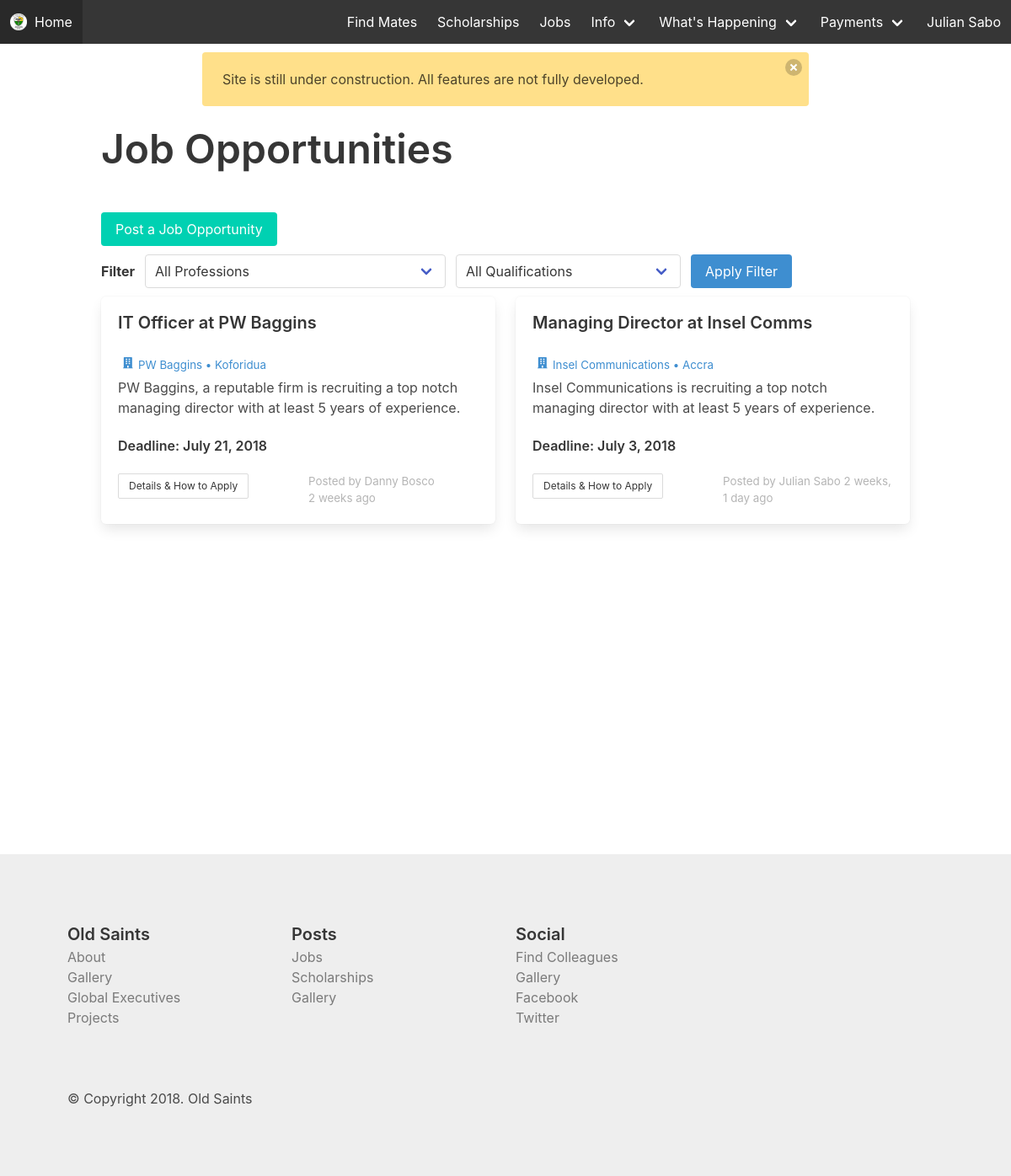
The page /jobs/ (signed in) on the database as committed earlier.
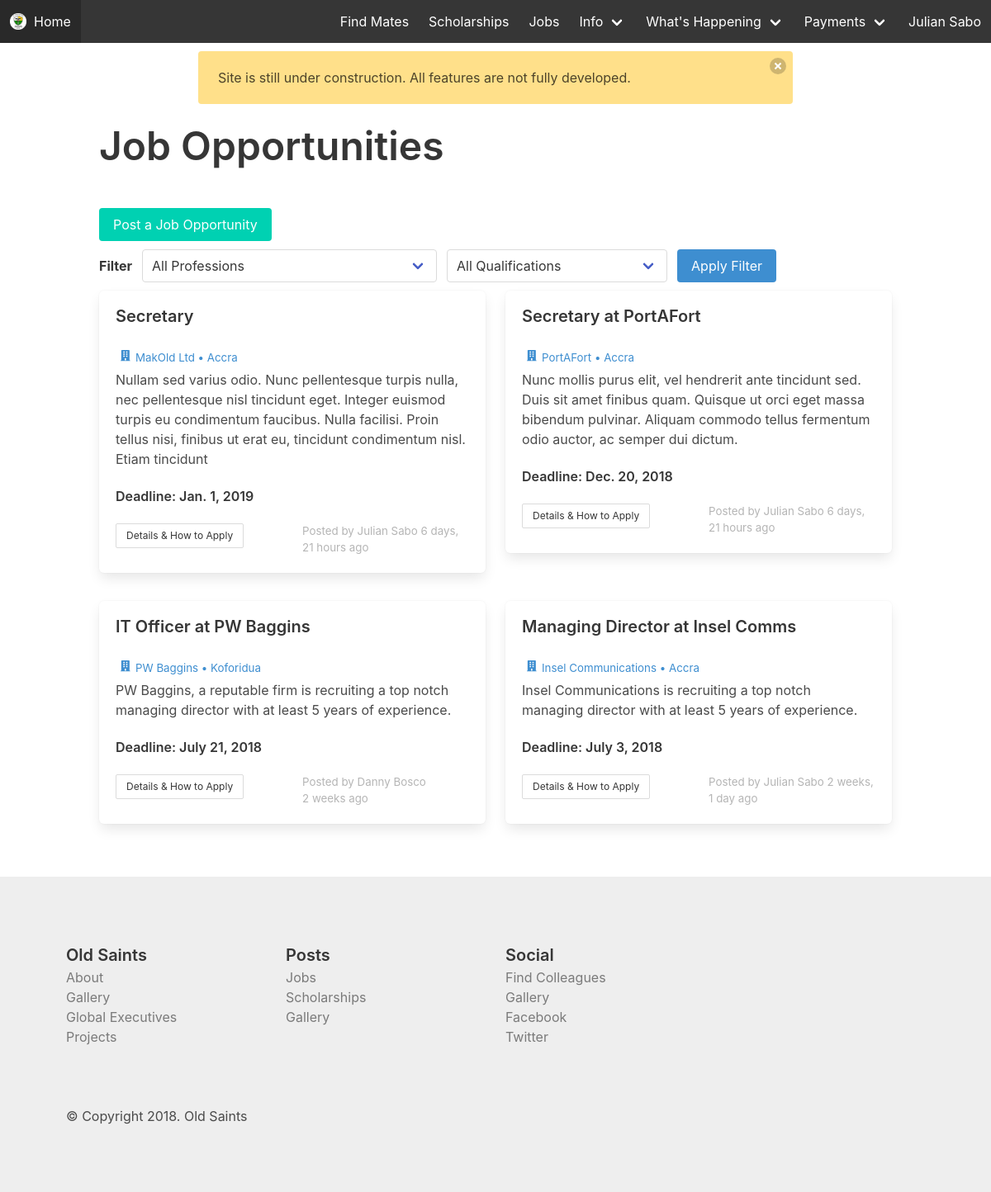
The same page on the database as committed later.
### web/models.py (models this page shows, shortened)
class Job(models.Model):
    post_title = models.CharField(max_length=70)
    position = models.CharField(max_length=70)
    short_description = models.CharField(max_length=250)
    job_description = models.TextField()
    salary_range = models.CharField(max_length=60)
    location = models.CharField(max_length=70)
    company = models.CharField(max_length=70)
    how_to_apply = models.CharField(max_length=70)
    date_added = models.DateTimeField(auto_now_add=True)
    qualifications = models.CharField(max_length=100)
    deadline = models.DateField()
    profession_type = models.CharField(max_length=100, default="General")
    posted_by = models.ForeignKey(Alumnum, related_name="jobs", on_delete=models.CASCADE)
    class Meta:
        ordering = ('-date_added', )

class Alumnum(models.Model):
    user = models.OneToOneField(User, related_name="alumnum", on_delete=models.CASCADE)
    mobile = models.CharField(max_length=17)
    telephone = models.CharField(max_length=17, blank=True)
    whatsapp = models.CharField(max_length=17, blank=True)
    facebook = models.CharField(max_length=100, blank=True)
    twitter = models.CharField(max_length=100, blank=True)
    instagram = models.CharField(max_length=100, blank=True)
    address_line_1 = models.CharField(max_length=50)
    address_line_2 = models.CharField(max_length=50)
    year_of_completion = models.IntegerField()
    exam_type = models.CharField(max_length=20) # o/a level, sss, wassce
    house = models.ForeignKey(House, related_name="alumni", on_delete=models.CASCADE)
    chapter = models.ForeignKey(Chapter, related_name="alumni", on_delete=models.CASCADE)
    member_id = models.CharField(max_length=20)
    profession = models.CharField(max_length=100)
    nickname = models.CharField(max_length=70, blank=True)
    reference_1 = models.TextField(blank=True)
    reference_2 = models.TextField(blank=True)
    verified = models.BooleanField(default=False)
    executive = models.BooleanField(default=False)
    class Meta:
        verbose_name_plural = "Alumni"
    def __str__(self):
        return self.user.get_full_name()

### web/views.py (the view)
# urls.py: url(r'^jobs/$', views.jobs, name="jobs"),
@login_required
def jobs(request):
    q_jobs = Job.objects.all()
    context = {
        "professions": PROFESSIONS
    }
    if request.GET.get('f', 0):
        profession = request.GET.get('profession', 'all')
        if not profession == 'all':
            q_jobs = q_jobs.filter(profession_type=profession)
        context['profession'] = profession
    context['jobs'] = q_jobs.all()
    return render(request, "web/jobs.html", context)

### web/templates/web/jobs.html (shortened to what this page needs)
{% extends "web/base.html" %} {% block main_title %} Jobs {% endblock main_title %} {% block content %}
<div class="container">
    <div style="margin-top: 10px;">
        <p class="is-1 title" style="margin-bottom: 1em;">
            Job Opportunities
        </p>
        <a href="{% url 'web:create_job_post' %}" class="button is-primary">Post a Job Opportunity</a>
        <form action="{% url 'web:jobs' %}" method="GET">
            <div class="level" style="margin-top: 10px;">
                <div class="level-left">
                    <div class="level-item">
                        <strong>Filter</strong>
                    </div>
                    <div class="level-item">
                        <div class="control">
                            <div class="select">
                                <select name="profession" id="">
                                    <option value="all">All Professions</option>
                                </select>
                            </div>
                        </div>
                    </div>
                    <div class="level-item">
                        <div class="control">
                            <div class="select">
                                <select name="qualification" id="">
                                    <option value="all">All Qualifications</option>
                                </select>
                            </div>
                        </div>
                    </div>
                    <div class="level-item">
                        <button class="button is-info">Apply Filter</button>
                    </div>
                </div>
            </div>
        </form>
    </div>
    <div class="columns is-multiline is-mobile">
        {% for job in jobs %}
        <div class="column is-half">
            <div class="box" style="margin-top: 10px;">
                <h5 class="is-5 title">{{ job.post_title }}</h5>
                <p style="font-size: 10pt; margin-bottom: 5px;" class="has-text-info">
                    <span class="icon">
                        <i class="fas fa-building"></i>
                    </span>{{ job.company }} &bull; {{ job.location }}</p>
                <p>{{ job.short_description }}</p>
                <br>
                <p class="is-6 title">Deadline: {{job.deadline}}</p>
                <div class="columns">
                    <div class="column">
                        <a class="button is-small" href="{% url 'web:job_detail' job.id %}">Details &amp; How to Apply</a>
                    </div>
                    <div class="column">
                        <p class="has-text-grey-light" style="font-size: 10pt;">Posted by {{job.posted_by}} {{job.date_added|timesince}} ago</p>
                    </div>
                </div>
            </div>
        </div>
        {% endfor %}
    </div>
</div>
{% endblock content %}

### web/templates/web/base.html (shortened to what this page needs)
{% load static %}
<!DOCTYPE html>
<html lang="en">
<head>
    <link rel="stylesheet" href="https://cdnjs.cloudflare.com/ajax/libs/bulma/0.7.1/css/bulma.min.css" />
    <link rel="stylesheet" href="{% static 'web/css/main.css' %}">
    <link rel="stylesheet" href="{% static 'web/css/intlTelInput.min.css' %}">
</head>
<body>
    <header>
        <nav class="navbar is-dark" role="navigation" aria-label="main navigation">
            <div class="navbar-brand">
                <a class="navbar-item" href="/">
                    <img src="{% static 'web/images/oldsaints-01.png' %}" alt="Old Saints" width="20" height="20"> &nbsp;{% if home %}
                    Old Saints
                    {% else %}
                    Home
                    {% endif %}
                </a>
            </div>
            <div class="navbar-menu">
                <div class="navbar-end">
                    <a class="navbar-item" href="{% url 'web:find_mate' %}">
                        Find Mates
                    </a>
                    <a class="navbar-item" href="{% url 'web:scholarships' %}">
                        Scholarships
                    </a>
                    <a class="navbar-item" href="{% url 'web:jobs' %}">
                        Jobs
                    </a>
                    <div class="navbar-item has-dropdown is-hoverable">
                        <a class="navbar-link">
                            Info
                        </a>
                    </div>
                    <div class="navbar-item has-dropdown is-hoverable">
                        <a class="navbar-link">
                            What's Happening
                        </a>
                    </div>
                    <div class="navbar-item has-dropdown is-hoverable">
                        <a class="navbar-link">
                            Payments
                        </a>
                    </div>
                    {% if user.is_authenticated %}
                    {% if user.is_superuser %}
                    <div class="navbar-item has-dropdown is-hoverable">
                        <a class="navbar-link">
                            {{user.get_full_name}}
                        </a>
                        <div class="navbar-dropdown is-boxed">
                            <a class="navbar-item" target="_blank" href="/admin/web/">
                                Admin Site
                            </a>
                            <a class="navbar-item" href="">
                                Profile
                            </a>
                            <a href="{% url 'web:logout' %}" class="navbar-item">Log out</a>
                        </div>
                    </div>
                    {% else %}
                    <a class="navbar-item" href="">
                        {{user.get_full_name}}
                    </a>
                    {% endif %} {% else %}
                    <a class="navbar-item" href="{% url 'web:login' %}">
                        Log in
                    </a>
                    {% endif %}
                </div>
            </div>
        </nav>
    </header>
    <div class="notification is-warning" style="width: 60%; margin-left: auto; margin-right: auto; margin-top: 10px;">
        <button class="delete"></button>
        Site is still under construction. All features are not fully developed.
    </div>
    <div class="content-block">
        {% block content %} {% endblock content %}
    </div>
    <footer>
        <div class="columns">
            <div class="column">
                <h4 class="is-size-5 has-text-weight-semibold  has-text-grey-darker">Old Saints</h4>
                <ul>
                    <li>
                        <a href="{% url 'web:about' %}" class="has-text-grey">About</a>
                    </li>
                    <li>
                        <a href="{% url 'web:gallery' %}" class="has-text-grey">Gallery</a>
                    </li>
                    <li>
                        <a href="{% url 'web:global_executives' %}" class="has-text-grey">Global Executives</a>
                    </li>
                    <li>
                        <a href="" class="has-text-grey">Projects</a>
                    </li>
                </ul>
            </div>
            <div class="column">
                <h4 class="is-size-5 has-text-weight-semibold  has-text-grey-darker">Posts</h4>
                <ul>
                    <li>
                        <a href="{% url 'web:jobs' %}" class="has-text-grey">Jobs</a>
                    </li>
                    <li>
                        <a href="{% url 'web:scholarships' %}" class="has-text-grey">Scholarships</a>
                    </li>
                    <li>
                        <a href="" class="has-text-grey">Gallery</a>
                    </li>
                </ul>
            </div>
            <div class="column">
                <h4 class="is-size-5 has-text-weight-semibold  has-text-grey-darker">Social</h4>
                <ul>
                    <li>
                        <a href="{% url 'web:find_mate' %}" class="has-text-grey">Find Colleagues</a>
                    </li>
                    <li>
                        <a href="" class="has-text-grey">Gallery</a>
                    </li>
                    <li>
                        <a href="" class="has-text-grey">Facebook</a>
                    </li>
                    <li>
                        <a href="" class="has-text-grey">Twitter</a>
                    </li>
                </ul>
            </div>
            <div class="column">
            </div>
        </div>
        <br>
        <br> &copy; Copyright 2018. Old Saints
    </footer>
</body>
</html>

### web/static/web/css/main.css (style rules this page uses)
footer { margin-top: 4em; padding: 5em; background: #eee }
.content-block { min-height: 100vh; }

Rows that differ between the two databases and show on the page:
added Job: post_title "Secretary", company "MakOld Ltd", location "Accra", short_description "Nullam sed varius odio. Nunc pellentesque turpis nulla, nec pellentesque nisl tincidunt eget. Integer euismod turpis eu condimentum faucibus. Nulla facilisi. Proin tellus nisi, finibus ut erat eu, tincidunt condimentum nisl. Etiam tincidunt", deadline "Jan. 1, 2019", posted_by "Julian Sabo", date_added "6 days, 21 hours"
added Job: post_title "Secretary at PortAFort", company "PortAFort", location "Accra", short_description "Nunc mollis purus elit, vel hendrerit ante tincidunt sed. Duis sit amet finibus quam. Quisque ut orci eget massa bibendum pulvinar. Aliquam commodo tellus fermentum odio auctor, ac semper dui dictum.", deadline "Dec. 20, 2018", posted_by "Julian Sabo", date_added "6 days, 21 hours"
